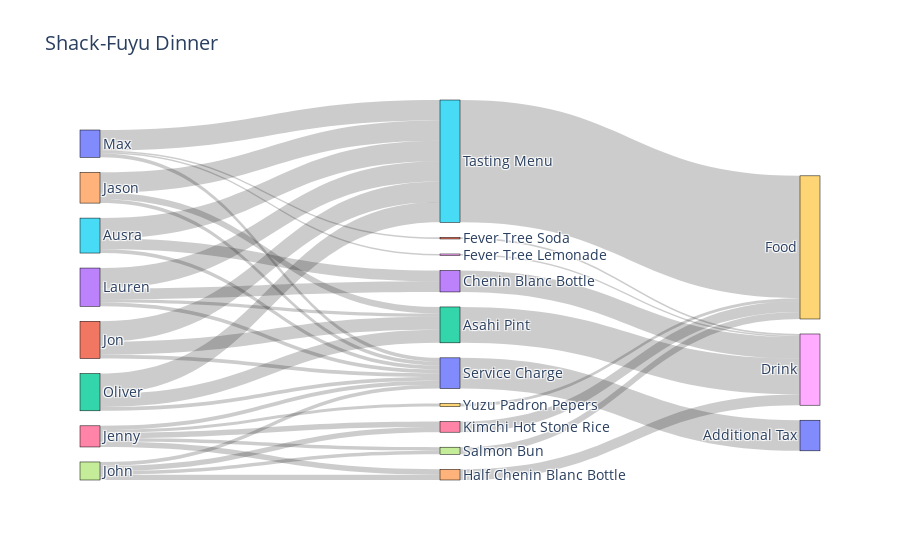

This figure's notebook cell:
### Code cell
fig.update_layout(title_text="Shack-Fuyu Dinner", font_size=14, height=800)
fig.show()

### Figure 1 — Plotly figure (JSON) as saved in the notebook; plotly's stock layout.template omitted (floating-point values rounded to 4 significant figures)
{"data": [{"link": {"source": [5, 5, 5, 4, 4, 4, 6, 6, 6, 6, 6, 7, 7, 7, 7, 1, 1, 1, 3, 3, 3, 3, 0, 0, 0, 0, 2, 2, 2, 12, 13, 18, 11, 14, 16, 17, 20, 15, 19], "target": [13, 20, 15, 12, 20, 15, 14, 16, 17, 20, 19, 14, 16, 17, 20, 12, 20, 15, 12, 13, 20, 15, 18, 11, 20, 15, 12, 20, 15, 8, 8, 8, 8, 8, 9, 9, 10, 9, 9], "value": [19.75, 7.04, 37.5, 12, 7.04, 37.5, 9.87, 9.75, 6.5, 7.04, 5.75, 9.87, 9.75, 6.5, 7.04, 24, 7.04, 37.5, 6, 19.75, 7.04, 37.5, 2.75, 3, 7.04, 37.5, 24, 7.04, 37.5, 66, 39.5, 2.75, 3, 19.74, 19.5, 13, 56.32, 225, 5.75]}, "node": {"label": ["Max", "Jon", "Oliver", "Lauren", "Jason", "Ausra", "Jenny", "John", "Drink", "Food", "Additional Tax", "Fever Tree Soda", "Asahi Pint", "Chenin Blanc Bottle", "Half Chenin Blanc Bottle", "Tasting Menu", "Kimchi Hot Stone Rice", "Salmon Bun", "Fever Tree Lemonade", "Yuzu Padron Pepers", "Service Charge"], "line": {"color": "black", "width": 0.5}, "pad": 15, "thickness": 20}, "type": "sankey"}], "layout": {"autosize": true, "font": {"size": 14}, "title": {"text": "Shack-Fuyu Dinner"}}}
